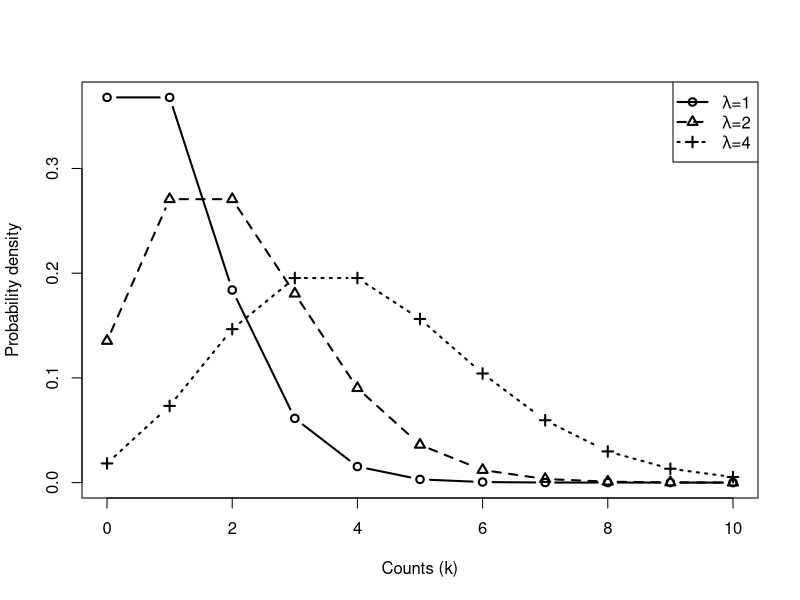

Generate this figure with R:
## ---- chunk 1
par(cex=1)  #increase size of type and axes
plot(x=0:10, y=dpois(0:10, lambda=1), 
     type="b", lwd=2,
     xlab="Counts (k)", ylab="Probability density")
lines(x=0:10, y=dpois(0:10, lambda=2), 
      type="b", lwd=2, lty=2, pch=2)
lines(x=0:10, dpois(0:10, lambda=4), 
      type="b", lwd=2, lty=3, pch=3)
legend("topright", lwd=2, lty=1:3, pch=1:3,
       legend=c(expression(paste(lambda, "=1")),
                expression(paste(lambda, "=2")),
                expression(paste(lambda, "=4"))))
